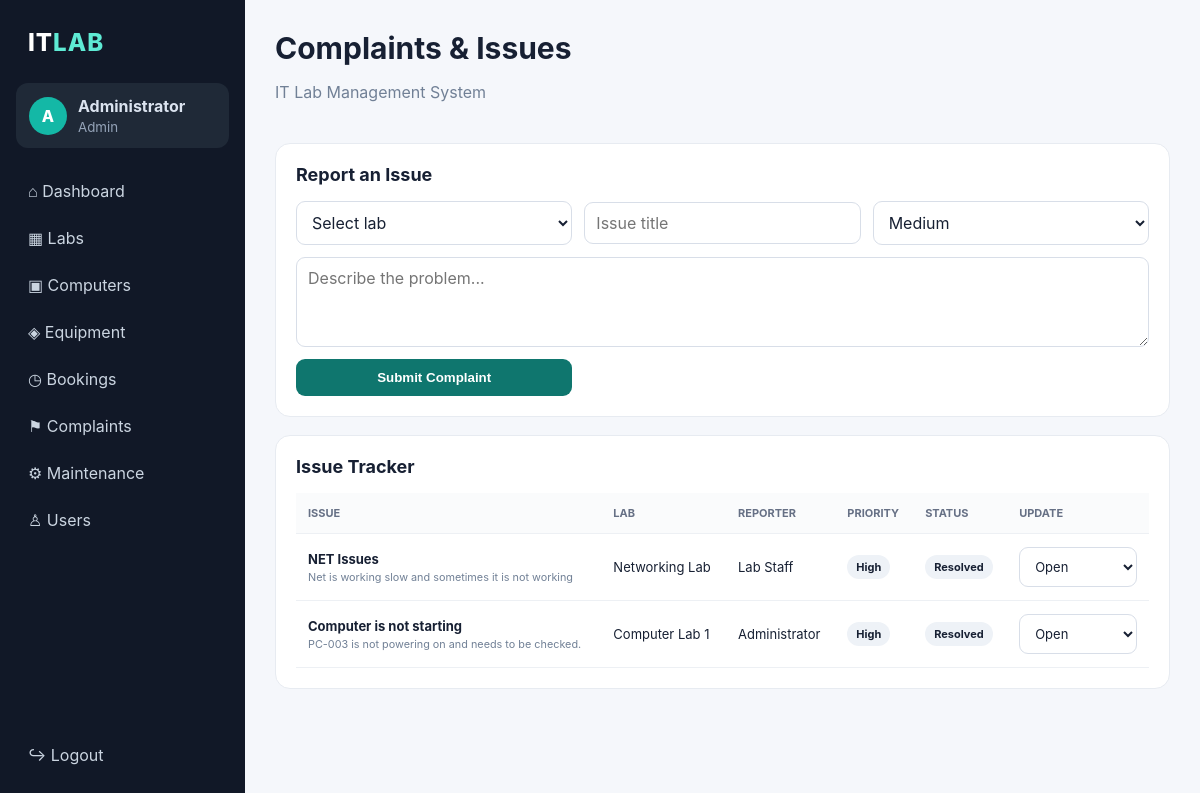
Screenshot of /complaints (signed in) with the database file from the repository.
### tables this page shows
CREATE TABLE users (
        id INTEGER PRIMARY KEY AUTOINCREMENT,
        name TEXT NOT NULL,
        email TEXT UNIQUE NOT NULL,
        password TEXT NOT NULL,
        role TEXT NOT NULL DEFAULT 'staff'
    );

CREATE TABLE complaints (
        id INTEGER PRIMARY KEY AUTOINCREMENT,
        user_id INTEGER NOT NULL,
        lab_id INTEGER,
        title TEXT NOT NULL,
        description TEXT NOT NULL,
        priority TEXT NOT NULL DEFAULT 'Medium',
        status TEXT NOT NULL DEFAULT 'Open',
        created_at TEXT NOT NULL,
        FOREIGN KEY(user_id) REFERENCES users(id),
        FOREIGN KEY(lab_id) REFERENCES labs(id)
    );

CREATE TABLE labs (
        id INTEGER PRIMARY KEY AUTOINCREMENT,
        name TEXT NOT NULL,
        room TEXT NOT NULL,
        capacity INTEGER NOT NULL,
        status TEXT NOT NULL DEFAULT 'Available'
    );

### app.py (the view, shortened to what this page needs)
@app.route("/complaints", methods=["GET","POST"])
@login_required
def complaints():
    conn=get_db()
    rows=conn.execute("""SELECT c.*,u.name user_name,l.name lab_name
                         FROM complaints c JOIN users u ON u.id=c.user_id
                         LEFT JOIN labs l ON l.id=c.lab_id ORDER BY c.id DESC""").fetchall()
    labs=conn.execute("SELECT * FROM labs ORDER BY name").fetchall()
    conn.close()
    return render_template("complaints.html", complaints=rows, labs=labs)

### app.py (called while the page is built)
def get_db():
    conn = sqlite3.connect(DB)
    conn.row_factory = sqlite3.Row
    return conn

def login_required(f):
    @wraps(f)
    def wrapper(*args, **kwargs):
        if "user_id" not in session:
            return redirect(url_for("login"))
        return f(*args, **kwargs)
    return wrapper

### templates/complaints.html
{% extends "base.html" %}
{% block heading %}Complaints & Issues{% endblock %}
{% block content %}
<div class="card"><div class="cardhead"><h2>Report an Issue</h2></div><form class="formgrid" method="post"><select name="lab_id"><option value="">Select lab</option>{% for l in labs %}<option value="{{l.id}}">{{l.name}}</option>{% endfor %}</select><input name="title" placeholder="Issue title" required><select name="priority"><option>Low</option><option selected>Medium</option><option>High</option><option>Critical</option></select><textarea name="description" placeholder="Describe the problem..." required></textarea><button class="btn primary">Submit Complaint</button></form></div>
<div class="card"><div class="cardhead"><h2>Issue Tracker</h2></div><div class="tablewrap"><table><thead><tr><th>Issue</th><th>Lab</th><th>Reporter</th><th>Priority</th><th>Status</th>{% if session.get('role')=='admin' %}<th>Update</th>{% endif %}</tr></thead><tbody>{% for c in complaints %}<tr><td><b>{{c.title}}</b><small>{{c.description}}</small></td><td>{{c.lab_name or '—'}}</td><td>{{c.user_name}}</td><td><span class="badge">{{c.priority}}</span></td><td><span class="badge">{{c.status}}</span></td>{% if session.get('role')=='admin' %}<td><form method="post" action="{{url_for('complaint_status',cid=c.id)}}"><select name="status" onchange="this.form.submit()"><option>Open</option><option>In Progress</option><option>Resolved</option></select></form></td>{% endif %}</tr>{% endfor %}</tbody></table></div></div>
{% endblock %}

### templates/base.html (shortened to what this page needs)
<!doctype html>
<html lang="en">
<head>
<link rel="stylesheet" href="{{ url_for('static', filename='style.css') }}">
</head>
<body>
{% if session.get('user_id') %}
<div class="app">
<aside class="sidebar">
  <div class="brand">IT<span>LAB</span></div>
  <div class="userbox"><div class="avatar">{{ session.get('name','U')[0] }}</div><div><b>{{session.get('name')}}</b><small>{{session.get('role')|capitalize}}</small></div></div>
  <nav>
    <a href="{{url_for('dashboard')}}">⌂ Dashboard</a>
    <a href="{{url_for('labs')}}">▦ Labs</a>
    <a href="{{url_for('computers')}}">▣ Computers</a>
    <a href="{{url_for('equipment')}}">◈ Equipment</a>
    <a href="{{url_for('bookings')}}">◷ Bookings</a>
    <a href="{{url_for('complaints')}}">⚑ Complaints</a>
    <a href="{{url_for('maintenance')}}">⚙ Maintenance</a>
    {% if session.get('role')=='admin' %}<a href="{{url_for('users')}}">♙ Users</a>{% endif %}
  </nav>
  <a class="logout" href="{{url_for('logout')}}">↪ Logout</a>
</aside>
<main class="main">
<header><div><h1>{% block heading %}Dashboard{% endblock %}</h1><p class="muted">IT Lab Management System</p></div><div class="date">{{ now if now else '' }}</div></header>
{% block content %}{% endblock %}
</main>
</div>
{% else %}
{% block auth %}{% endblock %}
{% endif %}
</body>
</html>

### static/style.css (style rules this page uses)
* { box-sizing:border-box }
body { margin:0;font-family:Inter,Segoe UI,Arial,sans-serif;background:#f5f7fb;color:#172033 }
.app { display:flex;min-height:100vh }
.sidebar { width:245px;background:#111827;color:#dbe3ef;padding:24px 16px;display:flex;flex-direction:column;position:fixed;inset:0 auto 0 0 }
.brand { font-size:24px;font-weight:800;letter-spacing:1px;padding:4px 12px 26px;color:#fff }
.brand span { color:#5eead4 }
.userbox { display:flex;gap:11px;align-items:center;padding:13px;background:#1f2937;border-radius:12px;margin-bottom:22px }
.avatar { width:38px;height:38px;border-radius:50%;display:grid;place-items:center;background:#14b8a6;color:white;font-weight:800 }
.userbox small { display:block;color:#94a3b8;margin-top:3px }
nav { display:grid;gap:5px }
nav a,.logout { color:#cbd5e1;text-decoration:none;padding:11px 12px;border-radius:9px }
.logout { margin-top:auto }
.main { margin-left:245px;padding:30px;max-width:1500px;width:calc(100% - 245px) }
header { display:flex;justify-content:space-between;align-items:start;margin-bottom:25px }
h1 { margin:0 0 3px;font-size:30px }
h2 { margin:0;font-size:18px }
.muted,small { color:#718096 }
.card { background:white;border:1px solid #e7ebf1;border-radius:15px;padding:20px;margin-bottom:18px }
.cardhead { display:flex;justify-content:space-between;align-items:center;margin-bottom:16px }
.badge { display:inline-block;background:#eef2f7;border-radius:999px;padding:5px 9px;font-size:11px;font-weight:700 }
.tablewrap { overflow:auto }
table { width:100%;border-collapse:collapse;min-width:760px }
th,td { text-align:left;padding:13px 12px;border-bottom:1px solid #edf0f4;font-size:13px }
th { font-size:11px;text-transform:uppercase;color:#667085;background:#fafbfc }
td small { display:block;margin-top:4px;max-width:300px }
.formgrid { display:grid;grid-template-columns:repeat(3,1fr);gap:12px;align-items:center }
input,select,textarea { width:100%;border:1px solid #d8dee8;border-radius:9px;padding:10px 11px;background:#fff;color:#172033;font:inherit }
textarea { min-height:90px;grid-column:1/-1;resize:vertical }
.btn { border:0;border-radius:9px;padding:11px 16px;font-weight:700;cursor:pointer }
.primary { background:#0f766e;color:white }

### rows the page displays
users: get "Administrator", get "Admin"
complaints: title "NET Issues", description "Net is working slow and sometimes it is not working", name "Networking Lab", user_name "Lab Staff", priority "High", status "Resolved"
complaints: title "Computer is not starting", description "PC-003 is not powering on and needs to be checked.", name "Computer Lab 1", user_name "Administrator", priority "High", status "Resolved"

### other values shown
{{ session.get('name','U')[0] }} "A"
